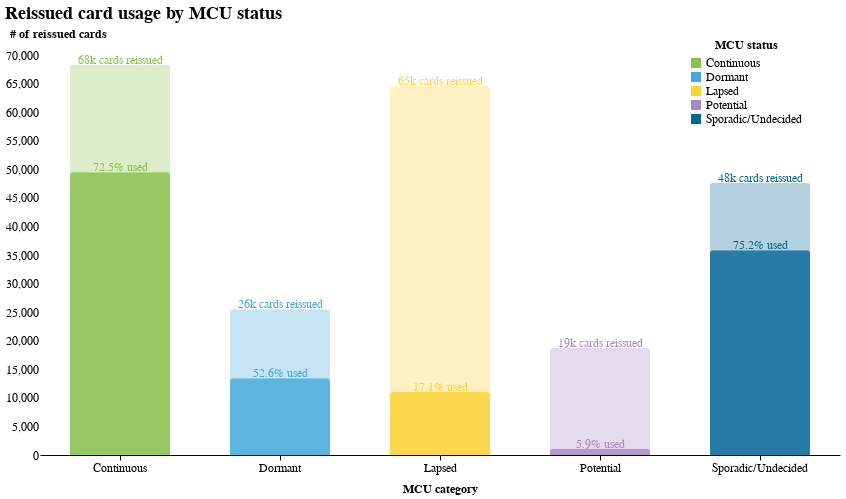

This figure's notebook cell:
### Markdown cell above
# Expired card reissue: saving on unused cards
Vladas Jankus<br/>
2022-11-20

Here you will find a data driven suggestion for an algorithm to save money on cards that were reissued but not used. A combination of three criteria could give us a good guess on whether a customer will reactivate new issued card after their old one has expired. 

# TL;DR

In this research we came up with an algorithm to decide which customers can be proactively approached with an expired card reissue and which customers should not have a proactive approach. All customers must have a possibility to reissue their card, however we can refrain from proactive reissue where we know that the possibility of using reissued cards is low.

In the end, we could increase the new card activation and usage from 50% to 72% by reissuing almost 40% less cards. We don't need to approach customers who have never used any cards (Potential MCUs) and customers who haven't made any card transaction in the past 6 months (Lapsed MCUs). 

All other customers could receive a notification to confirm their shipping address and receive a new card (sync reissue). However if someone does not confirm their shipping address, we should only proactively send out (batch reissue) new cards to customers who are MCUs (Monthly Card Users) and have used the expired card in the past 6 months.

Please read further how we came up with this conclusion.

### Contents:
* [1. Criteria](#section1)
  * [1.1. MCU status](#criterion1)
  * [1.2. Expired card usage](#criterion2)
  * [1.3. Reissue type](#criterion3)
* [2. All criteria applied](#section2)
  * [2.1. Continuous MCUs](#continuous_mcu)
  * [2.2. Sporadic/Undecided MCUs](#sporadic_mcu)
  * [2.3. Dormant MCUs](#dormant_mcu)
  * [2.4. Lapsed MCUs](#lapsed_mcu)
  * [2.5. Potential MCUs](#potential_mcu)
* [3. Algorithm accuracy](#section3)
  * [3.1. Potential activations lost](#pot_activations_lost)
  * [3.2. Potential useless cards reissued](#pot_useless_cards_reissued)
* [4. P&L estimation](#section4)
* [5. Conclusion: possible process](#section5)


# 1. Criteria <a name="section1"></a>
After an initial investigation it was decided to use three criteria for the determination of card reissue.
1. MCU status - information about user card activity in general.
2. Old card last usage - whether the last card was used.
3. Reissue type - whether it was a sync or batch reissue.

A note on possession of additional card criterion. Initially it was assumed that this could change the data significantly, however it does not. It was not found to be an impactful criterion mostly because old card usage is more valuable. In the end it does not matter whether a customer has additional cards or not, the likelihood of reissued card usage depends more strongly on last card usage.

Another note - all cards used in this research are standard. Only standard cards have expired so far, therefore conclusions should be applied with caution for other tiers.

## 1.1. MCU status <a name="criterion1"></a>
MCU status is a good separator of users in terms of their card usage. You can find more about MCU categorisation in [this research](https://research.tech26.de/reports/20220220_mcu_categories.html). However in general we expect different MCU types to behave differently when reactivating their card. See chart below displaying current reissued cards split by their cardholder MCU status (at the time of card reissue).

### Code cell
data = mcu_card_usage
xaxis = "mcu_category"
col_split = "mcu_category"

x_axis_title = "MCU category"
chart_title = "Reissued card usage by MCU status"

base = alt.Chart(data).encode(x=alt.X(xaxis + ":O", axis=alt.Axis(title=x_axis_title)))
bar = base.mark_bar(size=100, opacity=0.3).encode(
    y=alt.Y(
        "customers:Q",
        axis=alt.Axis(title="# of reissued cards", grid=False),
        scale=alt.Scale(domain=[0, 70000]),
    ),
    color=alt.Color(col_split, legend=None),
    order=alt.Order(col_split),
)
bar_activated = base.mark_bar(size=100).encode(
    y=alt.Y("usage_rate:Q", axis=None, scale=alt.Scale(domain=[0, 70000])),
    color=alt.Color(
        col_split,
        legend=alt.Legend(
            title="MCU status", legendX=650, legendY=-15, direction="vertical"
        ),
    ),
    order=alt.Order(col_split),
)
cards_text = bar.mark_text(align="center", size=12, dx=0, dy=-5).encode(
    text=alt.Text("cards_text"),
)
usage_text = bar_activated.mark_text(align="center", size=12, dx=0, dy=-5).encode(
    text=alt.Text("usage_text"),
)

nearest = alt.selection(
    type="single", nearest=True, on="mouseover", fields=[xaxis], empty="none"
)
selectors = (
    base.mark_point()
    .encode(
        alt.X(xaxis + ":O"),
        opacity=alt.value(0),
    )
    .add_selection(nearest)
)

alt.layer(
    bar_activated + usage_text,
    bar + cards_text,
    selectors
    # text_bar
).properties(title=chart_title).resolve_scale(y="independent").configure(
    background="#fff"
)

### Figure 1 — Vega-Lite specification as saved in the notebook (floating-point values rounded to 4 significant figures)
{"width": 800, "height": 400, "config": {"title": {"fontSize": 18, "font": "Karla", "anchor": "start", "fontColor": "#000000"}, "axisX": {"domain": true, "domainColor": "#000000", "domainWidth": 1, "grid": false, "labelFont": "Montserrat", "labelFontSize": 12, "labelAngle": 0, "tickColor": "#000000", "tickSize": 5, "titleFont": "Karla", "titleFontSize": 12, "titlePadding": 10, "title": "X Axis Title (units)"}, "axisY": {"domain": false, "grid": true, "gridColor": "#DEDDDD", "gridWidth": 1, "labelFont": "Montserrat", "labelFontSize": 12, "labelAngle": 0, "ticks": false, "titleFont": "Karla", "titleFontSize": 12, "titlePadding": 10, "title": "Y Axis Title (units)", "titleAngle": 0, "titleY": -15, "titleX": 18}, "range": {"category": ["#88C04D", "#44A8DA", "#FED234", "#A989C5", "#066696", "#FC97C2", "#FF8360", "#B7ABC2"], "diverging": ["#cfe8f3", "#a2d4ec", "#73bfe2", "#46abdb", "#1696d2", "#12719e"]}, "legend": {"labelFont": "Montserrat", "labelFontSize": 12, "symbolType": "square", "symbolSize": 100, "titleFont": "Karla", "titleFontSize": 12, "title": "", "orient": "none", "direction": "horizontal", "titleAnchor": "middle"}, "view": {"stroke": "transparent"}, "background": "#fff", "area": {"fill": "#88C04D"}, "line": {"color": "#88C04D", "stroke": "#88C04D", "strokeWidth": 2}, "trail": {"color": "#88C04D", "stroke": "#88C04D", "strokeWidth": 0, "size": 1}, "path": {"stroke": "#88C04D", "strokeWidth": 0.5}, "point": {"filled": true}, "text": {"font": "Montserrat", "color": "#88C04D", "fontSize": 11, "align": "right", "fontWeight": 400, "size": 11}, "bar": {"size": 40, "binSpacing": 1, "opacity": 0.8, "continuousBandSize": 30, "discreteBandSize": 30, "fill": "#88C04D", "stroke": false, "cornerRadiusTopLeft": 3, "cornerRadiusTopRight": 3}, "column": {"fontSize": 18, "font": "Karla", "anchor": "start", "fontColor": "#000000"}}, "layer": [{"layer": [{"mark": {"type": "bar", "size": 100}, "encoding": {"color": {"field": "mcu_category", "legend": {"direction": "vertical", "legendX": 650, "legendY": -15, "title": "MCU status"}, "type": "nominal"}, "order": {"field": "mcu_category", "type": "nominal"}, "x": {"axis": {"title": "MCU category"}, "field": "mcu_category", "type": "ordinal"}, "y": {"axis": null, "field": "usage_rate", "scale": {"domain": [0, 70000]}, "type": "quantitative"}}}, {"mark": {"type": "text", "align": "center", "dx": 0, "dy": -5, "size": 12}, "encoding": {"color": {"field": "mcu_category", "legend": {"direction": "vertical", "legendX": 650, "legendY": -15, "title": "MCU status"}, "type": "nominal"}, "order": {"field": "mcu_category", "type": "nominal"}, "text": {"field": "usage_text", "type": "nominal"}, "x": {"axis": {"title": "MCU category"}, "field": "mcu_category", "type": "ordinal"}, "y": {"axis": null, "field": "usage_rate", "scale": {"domain": [0, 70000]}, "type": "quantitative"}}}]}, {"layer": [{"mark": {"type": "bar", "opacity": 0.3, "size": 100}, "encoding": {"color": {"field": "mcu_category", "legend": null, "type": "nominal"}, "order": {"field": "mcu_category", "type": "nominal"}, "x": {"axis": {"title": "MCU category"}, "field": "mcu_category", "type": "ordinal"}, "y": {"axis": {"grid": false, "title": "# of reissued cards"}, "field": "customers", "scale": {"domain": [0, 70000]}, "type": "quantitative"}}}, {"mark": {"type": "text", "align": "center", "dx": 0, "dy": -5, "size": 12}, "encoding": {"color": {"field": "mcu_category", "legend": null, "type": "nominal"}, "order": {"field": "mcu_category", "type": "nominal"}, "text": {"field": "cards_text", "type": "nominal"}, "x": {"axis": {"title": "MCU category"}, "field": "mcu_category", "type": "ordinal"}, "y": {"axis": {"grid": false, "title": "# of reissued cards"}, "field": "customers", "scale": {"domain": [0, 70000]}, "type": "quantitative"}}}]}, {"mark": "point", "encoding": {"opacity": {"value": 0}, "x": {"field": "mcu_category", "type": "ordinal"}}, "selection": {"selector001": {"type": "single", "nearest": true, "on": "mouseover", "fields": ["mcu_category"], "empty": "none"}}}], "data": {"name": "data-3286d2dfc55f1573e0eb4243c4441876"}, "resolve": {"scale": {"y": "independent"}}, "title": "Reissued card usage by MCU status", "$schema": "https://vega.github.io/schema/vega-lite/v4.17.0.json", "datasets": {"data-3286d2dfc55f1573e0eb4243c4441876": [{"mcu_category": "Potential", "customers": 18736, "usage_rate": 1100, "cards_text": "19k cards reissued", "usage_text": "5.9% used"}, {"mcu_category": "Dormant", "customers": 25521, "usage_rate": 13424, "cards_text": "26k cards reissued", "usage_text": "52.6% used"}, {"mcu_category": "Lapsed", "customers": 64588, "usage_rate": 11013, "cards_text": "65k cards reissued", "usage_text": "17.1% used"}, {"mcu_category": "Sporadic/Undecided", "customers": 47654, "usage_rate": 35841, "cards_text": "48k cards reissued", "usage_text": "75.2% used"}, {"mcu_category": "Continuous", "customers": 68283, "usage_rate": 49479, "cards_text": "68k cards reissued", "usage_text": "72.5% used"}]}}
